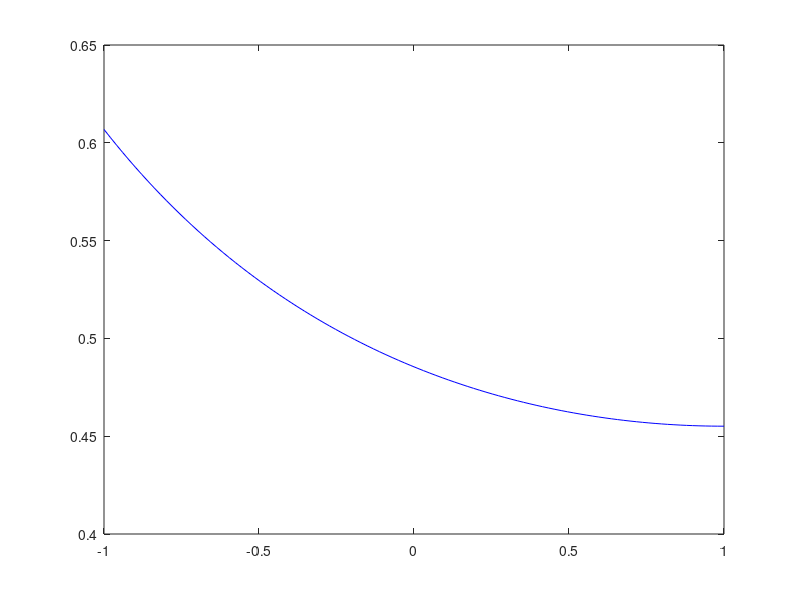
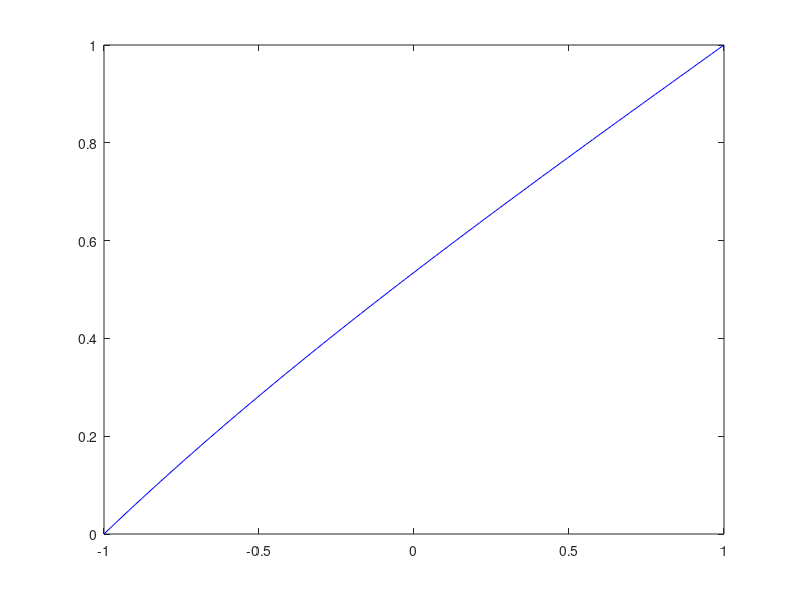
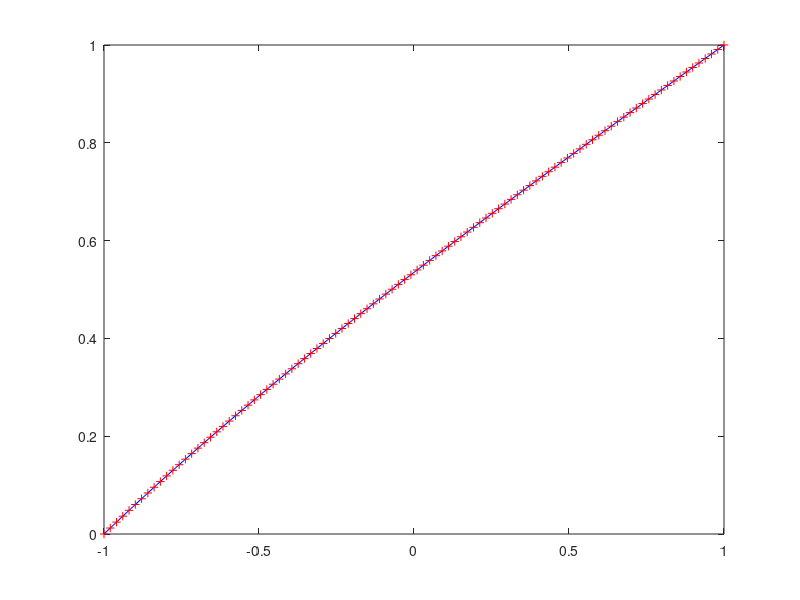
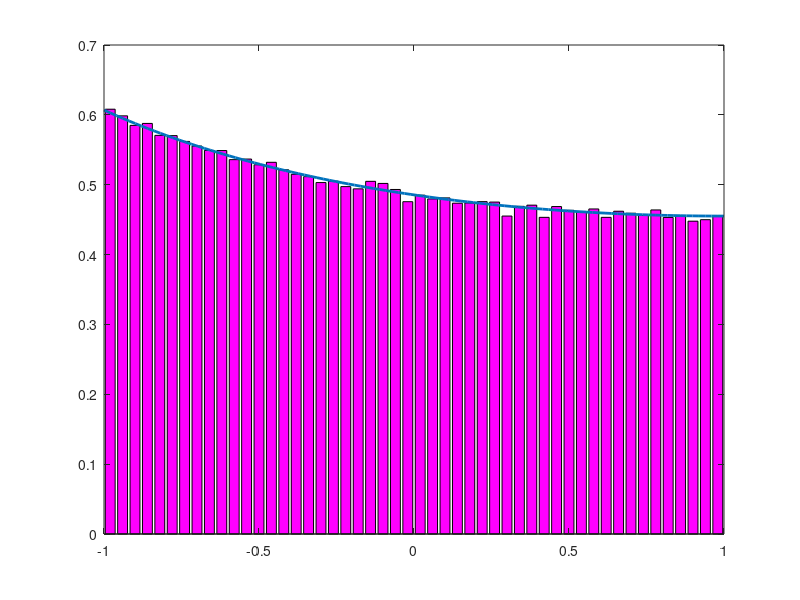

Source code (MATLAB) for these figures, in order:
clear all, close all, clc

% Check inverse transform sampling of H(eta), section 4.1.2 in Capillon,
% Desceliers & Soize (2016).

ug = 2;
mu = 0.5*log((ug-1)/(ug+1));

% Check pdf, cdf and inverse cdf
% %%%%%%%%%%%%%%%%%%%%%%%%%%%%%%
eta = linspace(-1,1,100);
pdf_H = @(eta) 2*ug./(mu*(eta.^2-2*eta+1-4*ug^2));      % Eq.(58), p.13

% Integrate pdf from eta=-1 to eta=1, see
% https://en.wikipedia.org/wiki/List_of_integrals_of_rational_functions,
% C = -1/(2*mu)*log((1+ug)/|1-ug|) = 1;
cdf_H = @ (eta) -1/mu*atanh((eta-1)/(2*ug))+1;  
inv_cdf_H = @(F) 1+2*ug*tanh(-mu*(F-1));

% % Alternative formulation
% cdf_eta = 1/(2*mu)*log(abs(((eta-1-2*ug)./(eta-1+2*ug))))+1;
% % plot integral
% figure()
% F1 = 1/(4*ug)*log(abs(((eta-1-2*ug)./(eta-1+2*ug))));
% F2 = -2/(4*ug)*atanh((eta-1)/(2*ug));
% plot(eta,F1,'b',eta,F2,'r')

% Plot pdf
figure()
plot(eta,pdf_H(eta),'b')

% Plot cdf
figure()
plot(eta,cdf_H(eta),'b')

% Plot cdf and inverse cdf
figure()
plot(eta,cdf_H(eta),'b',inv_cdf_H(cdf_H(eta)),cdf_H(eta),'r+')

% Check inverse transform sampling of H(eta)
% %%%%%%%%%%%%%%%%%%%%%%%%%%%%%%%%%%%%%%%%%%
Ns = 500000;

% Sample from uniform distribution (uniform random variable)
urv = rand(1,Ns);
eta_smpl = inv_cdf_H(urv);

% Compare histogram of sampled eta and pdf of eta
figure()
[hy, hx] = hist(eta_smpl,50);             % get histogram values
hy = hy/numel(eta_smpl)/(hx(2)-hx(1));    % normalize histogram
bar(hx, hy,'m')                           % plot histogram
hold on
plot(eta,pdf_H(eta),'LineWidth',2)        % plot pdf



